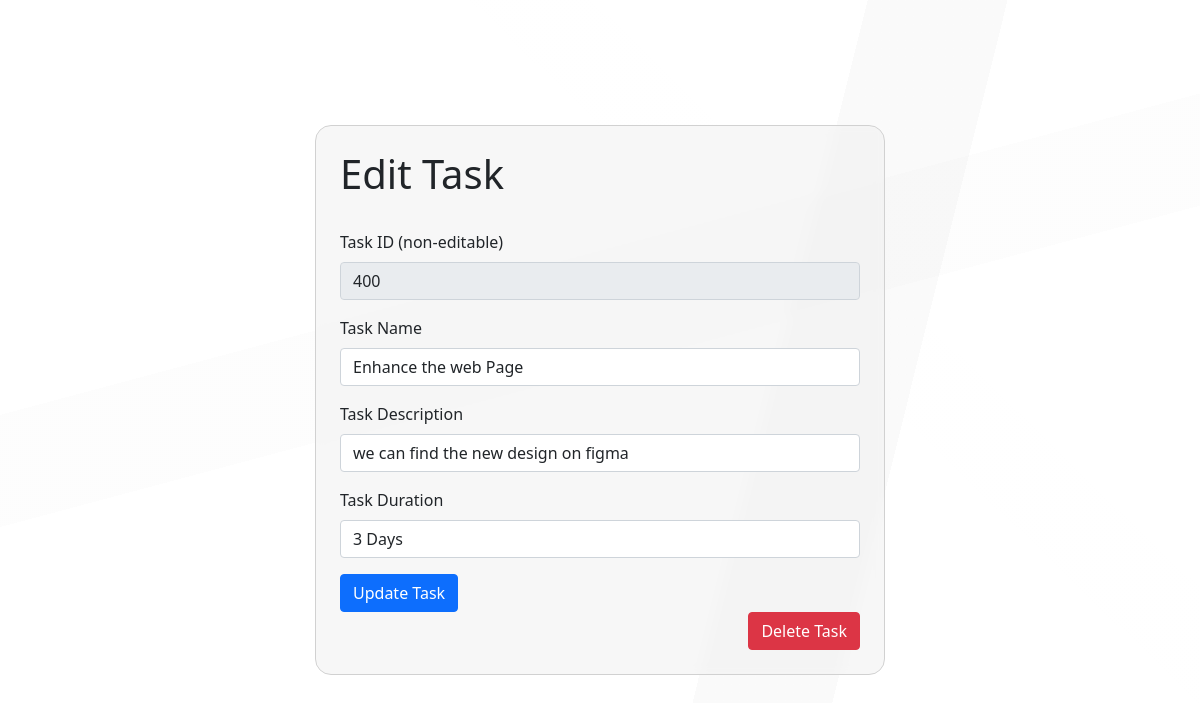
Page /modify/400 on the committed database.
### app1/models.py (models this page shows)
class Task(models.Model):
    id_task=models.CharField(max_length=364)
    n_task=models.CharField(max_length=64)
    dc_task=models.CharField(max_length=364)
    dr_task=models.CharField(max_length=64)

### app1/views.py (the view, shortened to what this page needs)
# urls.py: path('modify/<int:task_id>',views.modify_page,name='modify'),
def modify_page(request,task_id):
     tk=Task.objects.get(id_task=task_id)
     task = get_object_or_404(Task, pk=tk.id)
     id=task.id_task
     return render(request,'app1/modify.html',{
         'form':ModifyTaskForm(instance=task),
         'tid':task_id
         })

### app1/forms.py
class ModifyTaskForm(forms.ModelForm):
    class Meta:
        model = Task
        fields = ['id_task', 'n_task', 'dc_task', 'dr_task']  # Fields to include
        widgets = {
            'id_task': forms.TextInput(attrs={
                'class': 'form-control',
                'placeholder': 'Enter task ID',
                'readonly': 'readonly'  # Making ID readonly if it should not be changed
            }),
            'n_task': forms.TextInput(attrs={
                'class': 'form-control',
                'placeholder': 'Enter task name'
            }),
            'dc_task': forms.TextInput(attrs={
                'class': 'form-control',
                'placeholder': 'Enter task description'
            }),
            'dr_task': forms.TextInput(attrs={
                'class': 'form-control',
                'placeholder': 'Enter task duration'
            }),
        }

### app1/templates/app1/modify.html (shortened to what this page needs)
{% extends 'app1/layout.html' %}
{% block content %}
<div class="container   ">
    <div class="row align-items-center regContainer">
        <div class="col-md-6 mx-auto background p-4">
            <h1 class="pb-4">
                Edit Task
            </h1>
            <form method="post" action="{% url 'modify' tid %}">
                <div class="mb-3">
                    <label for="{{ form.id_task.id_for_label }}" class="form-label">Task ID (non-editable)</label>
                    {{ form.id_task }}
                </div>
                <div class="mb-3">
                    <label for="{{ form.n_task.id_for_label }}" class="form-label">Task Name</label>
                    {{ form.n_task }}
                </div>
                <div class="mb-3">
                    <label for="{{ form.dc_task.id_for_label }}" class="form-label">Task Description</label>
                    {{ form.dc_task }}
                </div>
                <div class="mb-3">
                    <label for="{{ form.dr_task.id_for_label }}" class="form-label">Task Duration</label>
                    {{ form.dr_task }}
                </div>
                <button type="submit" class="btn btn-primary">Update Task</button>
            </form>
            <div class="d-flex justify-content-end">
                <form method="post" action="{% url 'delete_task' tid %}"
                    >
                    <button type="submit" class="btn btn-danger">Delete Task</button>
                </form>
            </div>
        </div>
    </div>
</div>
{% endblock %}

### app1/static/app1/style.css (style rules this page uses)
body { background-image: linear-gradient(224deg, transparent 0%, transparent 30%, rgba(249, 249, 249, 0.02) 30%, rgba(249, 249, 249, 0.02) 36%, transparent 36%, transparent 100%), linear-gradient(345deg, transparent 0%, transparent 53%, rgba(140, 140, 140, 0.02) 53%, rgba(140, 140, 140, 0.02) 63%, transparent 63%, transparent 100%), linear-gradient(284deg, transparent 0%, transparent 28%, rgba(1, 1, 1, 0.02) 28%, rgba(1, 1, 1, 0.02) 38%, transparent 38%, transparent 100%), linear-gradient(90deg, rgb(255, 255, 255), rgb(255, 255, 255)); height: 100vh; }
.regContainer { display: flex; justify-content: center; align-items: center; height: 100vh; }
.background { background-color: #eeeeee7c; border-radius: 1rem; border: 1px solid #d1d1d1; backdrop-filter: blur(5px); }

### rows in the picture
Task: id_task "400", n_task "Enhance the web Page", dc_task "we can find the new design on figma", dr_task "3 Days"
